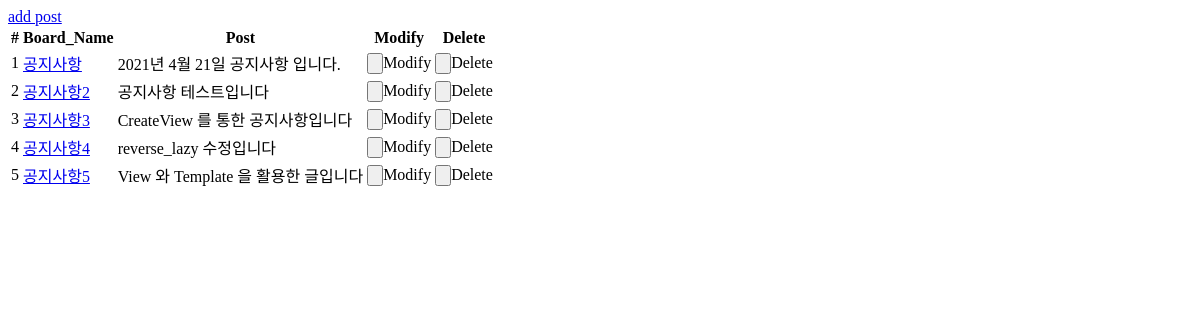
The page /board/ on the database as committed earlier.
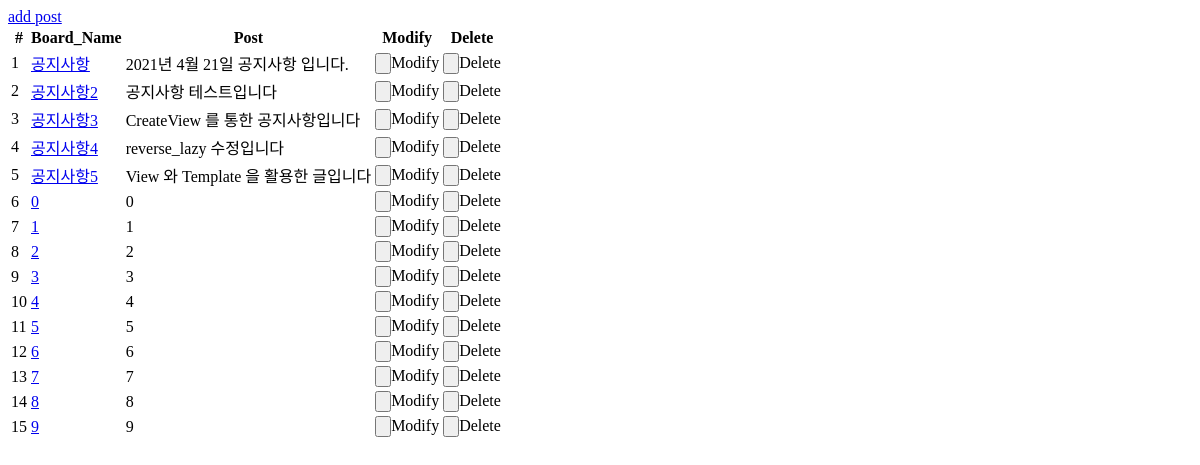
The same page on the database as committed later.
### board/models.py (models this page shows, shortened)
class Board(models.Model):
    board_name=models.CharField(max_length=100,help_text='Enter your board_name')
    post=models.TextField(max_length=1000,help_text='Enter your post')
    class Meta:
        pass# ordering=['-board_name']  # DB에 저장되는 순서

### board/views.py (the view)
# urls.py: path('',BoardListView.as_view(),name='boardlist'),  #.as_view 클래스형 뷰를 함수형 뷰로 바꿈 / 인자는 대부분 함수형이 들어감
class BoardListView(ListView):
    model=Board

### templates/board/board_list.html
<a href="{% url 'add'%}">add post</a>
<table class="table">
    <thead>
        <tr>
            <th scope="col">#</th>
            <th scope="col">Board_Name</th>
            <th scope="col">Post</th>
            <th scope="col">Modify</th>
            <th scope="col">Delete</th>
        </tr>
    </thead>
    <tbody>
        {% for board in object_list %}
        <tr>
            <td>{{forloop.counter}}</td>
            <td><a href="#">{{board.board_name}}</a></td>
            <td>{{board.post}}</td>
            <td><input type="button">Modify</td>
            <td><input type="button">Delete</td>
        </tr>
        {% endfor %}
    </tbody>
</table>

Rows that differ between the two databases and show on the page:
added Board: board_name "0", post "0"
added Board: board_name "1", post "1"
added Board: board_name "2", post "2"
added Board: board_name "3", post "3"
added Board: board_name "4", post "4"
added Board: board_name "5", post "5"
added Board: board_name "6", post "6"
added Board: board_name "7", post "7"
added Board: board_name "8", post "8"
added Board: board_name "9", post "9"
